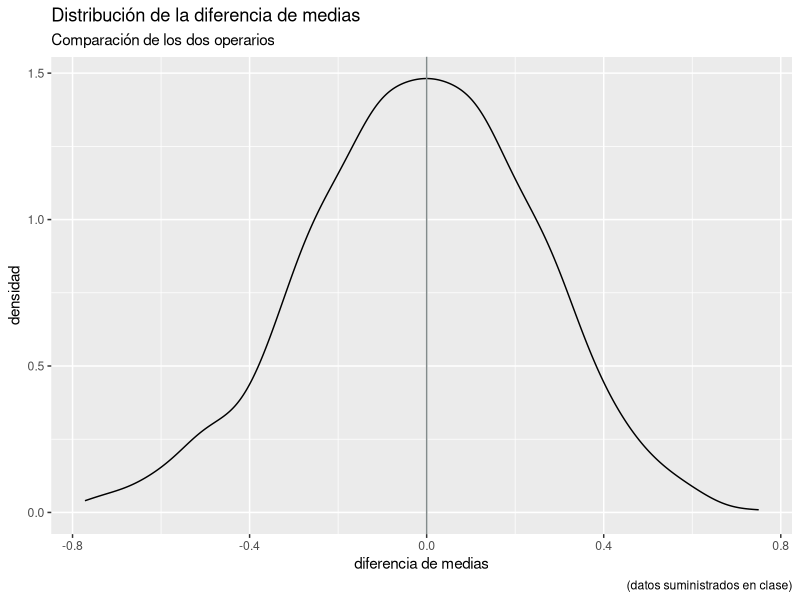
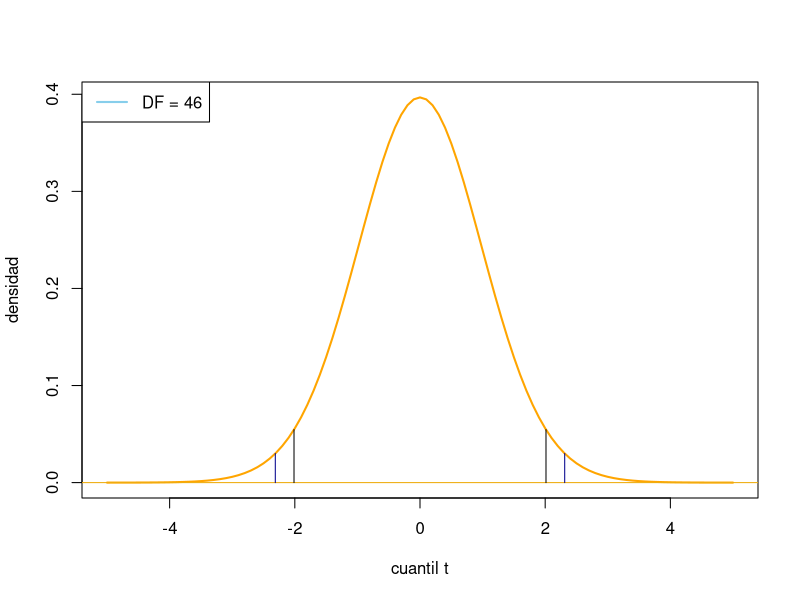

Write R code to recreate these figures, in order.
## ---- chunk 1
knitr::opts_chunk$set(echo = TRUE)
## ---- chunk 2
library(dplyr)
library(kableExtra)
library(ggplot2)
## ---- chunk 3
pajust <- function(hipotesis,alfa){
  pvalor = 1-((1-alfa)^(1/hipotesis))
  return(pvalor)
}
## ---- chunk 4

med=c(965.1,955.1,954.8,956.2,956.4,957.2,958.1,960.4,953.2,954.8)
table=data.frame(M1=numeric(),M2=numeric(),M3=numeric(),M4=numeric(),M5=numeric(),M6=numeric(),M7=numeric(),M8=numeric(),M9=numeric(),M10=numeric())
table[1,]=0
table$M1[0]=med[1];table$M2=med[2];table$M3=med[3];table$M4=med[4];table$M5=med[5];table$M6=med[6];table$M7=med[7];table$M8=med[8];table$M9=med[9];table$M10=med[10]

kable(table) %>% kable_styling(bootstrap_options = c("striped", "hover"))
## ---- chunk 5
med=c(965.1,955.1,954.8,956.2,956.4,957.2,958.1,960.4,953.2,954.8)
pruebat <- t.test(med,alternative = "t",mu = 0,var.equal = F, conf.level = 0.90);
pruebat #La media  está en la cola inferior
## ---- chunk 6
set.seed(2020)
B = 100 #repeticiones Bootstrap 
df=data.frame(med)
remuestreo <- with(df,matrix(sample(med,size = 10,replace = TRUE), B, 10))
dim(remuestreo)
####### las medias de las submuestras
medias <- apply(remuestreo, 1, mean)
pruebat <- t.test(medias,alternative = "t",mu = 955,var.equal = F, conf.level = 0.90);
pruebat 
## ---- chunk 7
table=data.frame(M1=character(),M2=character(),M3=character(),M4=character(),M5=character(),M6=character(),M7=character(),M8=character(),stringsAsFactors=FALSE)
table[1,]=0;table[2,]=0;
table$M1[1]="Operario X";table$M2[1]="112°47’34’’";table$M3[1]="112°44’39’’";table$M4[1]="113°01’34’’";table$M5[1]="112°57’30’’";table$M6[1]="113°00’14’’";table$M7[1]="111°59’58’’";table$M8[1]="112°09’58’’"

table$M1[2]="Operario Y";table$M2[2]="113°47’24’’";table$M3[2]="112°14’39’’";table$M4[2]="112°01’34’’";table$M5[2]="112°17’32’’";table$M6[2]="113°10’04’’";table$M7[2]="112°19’18’";table$M8[2]="112°59’48’";

kable(table, col.names = NULL) %>% kable_styling(bootstrap_options = c("striped", "hover"))
## ---- chunk 8
#Crear el dataframe con la información de operarios
set.seed(2020);options(digits = 9)
opx<-c(112.7927778,	112.7441667,	113.0261111,	112.9583333,	113.0038889,	111.9994444,	112.1661111) 
opy<-c(113.79,112.2441667,112.0261111,112.2922222,113.1677778,112.3216667,112.9966667)
data=c(opx,opy)
operario <- gl(2, 7, 14, labels = c("operariox", "operarioy"))
df_oper <- data.frame(data,operario)
## ---- chunk 9
####### estadisticas descriptivas por grupo
grupos <- group_by(df_oper, operario)
summarise(grupos, media = mean(data, na.rm = T), desv = sd(data,na.rm=T),cv = desv*100/media, muestra = length(data))
## ---- chunk 10
#Crear Datos por  operario
dataX <- c(filter(df_oper, operario == "operariox"));
dataY <- c(filter(df_oper, operario == "operarioy"));

n.datos <- with(df_oper, summary(operario)) #cada tamano de muestra
B = 1000 #repeticiones Bootstrap 
#las submuestras de cada metodo
met.x <- with(df_oper,matrix(sample(opx,size = n.datos[1]*B,replace = TRUE), B, n.datos[1]))
met.y <- with(df_oper,matrix(sample(opy,size = n.datos[2]*B,replace = TRUE), B, n.datos[2]))
dim(met.x)
dim(met.y)
## ---- chunk 11
####### las medias de las submuestras
medias.x <- apply(met.x, 1, mean)
medias.y <- apply(met.y, 1, mean)
######## el vector de diferencia de medias
stat.boot <- medias.x - medias.y 
length(stat.boot)
## ---- chunk 12
ggplot(data.frame(x = stat.boot), aes(x = x)) + geom_density()+
  labs(x = "diferencia de medias")+labs(y = "densidad")+
  labs(title = "Distribución de la diferencia de medias",
       subtitle = "Comparación de los dos operarios")+
  labs(caption = "(datos suministrados en clase)")+
  geom_vline(xintercept =0,col="azure4")

## ---- chunk 13
eebdm <- sd(stat.boot); eebdm   # error bootstrap
pruebat <- t.test(medias.x,medias.y, alternative = "two.sided",  mu=0, conf.level = 0.95);
eec <- c((mean(medias.x)-mean(medias.y))/pruebat$statistic);eec
## ---- chunk 14
veces <- eebdm/eec;veces

# Cálculo del estadastico t bootstrap
tboot <- abs((mean(medias.x)-mean(medias.y))/eebdm)
# Obtener el p-valor del estadístico
pvalor_boot <- pt(tboot,n.datos[1]+n.datos[2]-2,lower.tail = F)
pvalor_boot
pvalor_usual <- pruebat$p.value
pvalor_usual
## ---- chunk 15
curve(dt(x, 46), from = -5, to = 5, col = "orange",xlab = "cuantil t", ylab = "densidad", lwd = 2)
legend("topleft", legend = paste0("DF = ", 46),col = "sky blue",lty = 1, lwd = 2)
tt0025 <- qt(0.025,46,lower.tail = FALSE)
tt0975 <- qt(0.025,46,lower.tail = TRUE)
abline(h = 0, col = "darkgoldenrod2")
segments(tt0025, 0, tt0025, dt(tt0025,df = 46))
segments(-tt0025, 0, -tt0025, dt(tt0025,df = 46))
qbonf <- qt(pajust(2, 0.05)/2, 46, lower.tail = F)
segments(qbonf, 0, qbonf, dt(qbonf, df = 46), col = "darkblue")
segments(-qbonf, 0, -qbonf, dt(qbonf, df = 46), col = "darkblue")

## ---- chunk 16
